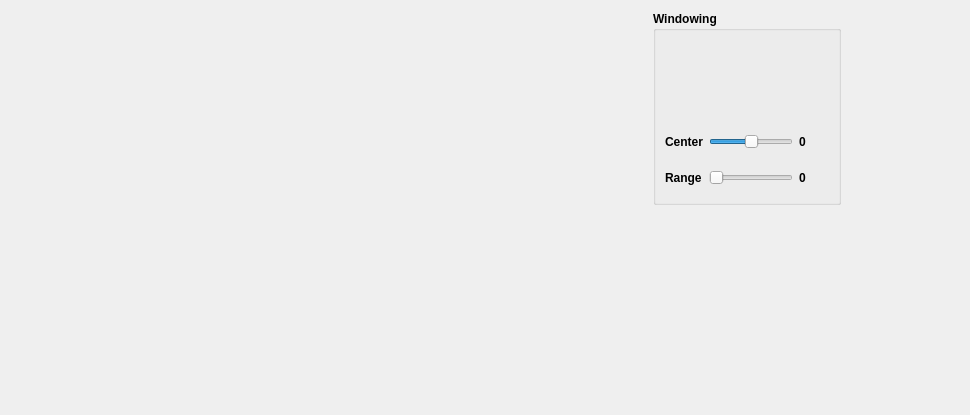
                  <widget class="QWidget" name="Difference">
                   <property name="geometry">
                    <rect>
                     <x>0</x>
                     <y>0</y>
                     <width>970</width>
                     <height>415</height>
                    </rect>
                   </property>
                   <attribute name="label">
                    <string>Difference</string>
                   </attribute>
                   <layout class="QGridLayout" name="gridLayout_12">
                    <item row="0" column="0" rowspan="2">
                     <widget class="matplotlibWidget" name="Display_Difference" native="true">
                      <property name="enabled">
                       <bool>true</bool>
                      </property>
                      <property name="sizePolicy">
                       <sizepolicy hsizetype="Expanding" vsizetype="Expanding">
                        <horstretch>0</horstretch>
                        <verstretch>0</verstretch>
                       </sizepolicy>
                      </property>
                      <property name="minimumSize">
                       <size>
                        <width>300</width>
                        <height>300</height>
                       </size>
                      </property>
                      <property name="maximumSize">
                       <size>
                        <width>400</width>
                        <height>400</height>
                       </size>
                      </property>
                     </widget>
                    </item>
                    <item row="0" column="1">
                     <widget class="QGroupBox" name="groupBox_17">
                      <property name="sizePolicy">
                       <sizepolicy hsizetype="Maximum" vsizetype="Maximum">
                        <horstretch>0</horstretch>
                        <verstretch>0</verstretch>
                       </sizepolicy>
                      </property>
                      <property name="minimumSize">
                       <size>
                        <width>0</width>
                        <height>0</height>
                       </size>
                      </property>
                      <property name="maximumSize">
                       <size>
                        <width>16777215</width>
                        <height>100000</height>
                       </size>
                      </property>
                      <property name="font">
                       <font>
                        <weight>75</weight>
                        <italic>false</italic>
                        <bold>true</bold>
                       </font>
                      </property>
                      <property name="title">
                       <string>Windowing</string>
                      </property>
                      <layout class="QGridLayout" name="gridLayout_10">
                       <item row="0" column="0" colspan="3">
                        <widget class="matplotlibWidget" name="Display_Difference_Hist" native="true">
                         <property name="sizePolicy">
                          <sizepolicy hsizetype="MinimumExpanding" vsizetype="MinimumExpanding">
                           <horstretch>0</horstretch>
                           <verstretch>0</verstretch>
                          </sizepolicy>
                         </property>
                         <property name="minimumSize">
                          <size>
                           <width>100</width>
                           <height>80</height>
                          </size>
                         </property>
                        </widget>
                       </item>
                       <item row="1" column="0">
                        <widget class="QLabel" name="label_42">
                         <property name="font">
                          <font>
                           <weight>75</weight>
                           <italic>false</italic>
                           <bold>true</bold>
                          </font>
                         </property>
                         <property name="text">
                          <string>Center</string>
                         </property>
                        </widget>
                       </item>
                       <item row="1" column="1">
                        <widget class="QSlider" name="Slider_Difference_GV_center">
                         <property name="sizePolicy">
                          <sizepolicy hsizetype="MinimumExpanding" vsizetype="MinimumExpanding">
                           <horstretch>0</horstretch>
                           <verstretch>0</verstretch>
                          </sizepolicy>
                         </property>
                         <property name="minimumSize">
                          <size>
                           <width>20</width>
                           <height>20</height>
                          </size>
                         </property>
                         <property name="maximumSize">
                          <size>
                           <width>16777215</width>
                           <height>30</height>
                          </size>
                         </property>
                         <property name="minimum">
                          <number>-100</number>
                         </property>
                         <property name="maximum">
                          <number>100</number>
                         </property>
                         <property name="orientation">
                          <enum>Qt::Horizontal</enum>
                         </property>
                        </widget>
                       </item>
                       <item row="1" column="2">
                        <widget class="QLabel" name="Txt_Difference_GV_center">
                         <property name="minimumSize">
                          <size>
                           <width>30</width>
                           <height>0</height>
                          </size>
                         </property>
                         <property name="autoFillBackground">
                          <bool>false</bool>
                         </property>
                         <property name="text">
                          <string>0</string>
                         </property>
                        </widget>
                       </item>
                       <item row="2" column="0">
                        <widget class="QLabel" name="label_43">
                         <property name="font">
                          <font>
                           <weight>75</weight>
                           <italic>false</italic>
                           <bold>true</bold>
                          </font>
                         </property>
                         <property name="text">
                          <string>Range</string>
                         </property>
                        </widget>
                       </item>
                       <item row="2" column="1">
                        <widget class="QSlider" name="Slider_Difference_GV_range">
                         <property name="sizePolicy">
                          <sizepolicy hsizetype="MinimumExpanding" vsizetype="MinimumExpanding">
                           <horstretch>0</horstretch>
                           <verstretch>0</verstretch>
                          </sizepolicy>
                         </property>
                         <property name="minimumSize">
                          <size>
                           <width>41</width>
                           <height>20</height>
                          </size>
                         </property>
                         <property name="maximumSize">
                          <size>
                           <width>16777215</width>
                           <height>30</height>
                          </size>
                         </property>
                         <property name="maximum">
                          <number>200</number>
                         </property>
                         <property name="orientation">
                          <enum>Qt::Horizontal</enum>
                         </property>
                        </widget>
                       </item>
                       <item row="2" column="2">
                        <widget class="QLabel" name="Txt_Difference_GV_range">
                         <property name="minimumSize">
                          <size>
                           <width>30</width>
                           <height>0</height>
                          </size>
                         </property>
                         <property name="text">
                          <string>0</string>
                         </property>
                        </widget>
                       </item>
                      </layout>
                     </widget>
                    </item>
                   </layout>
                  </widget>
